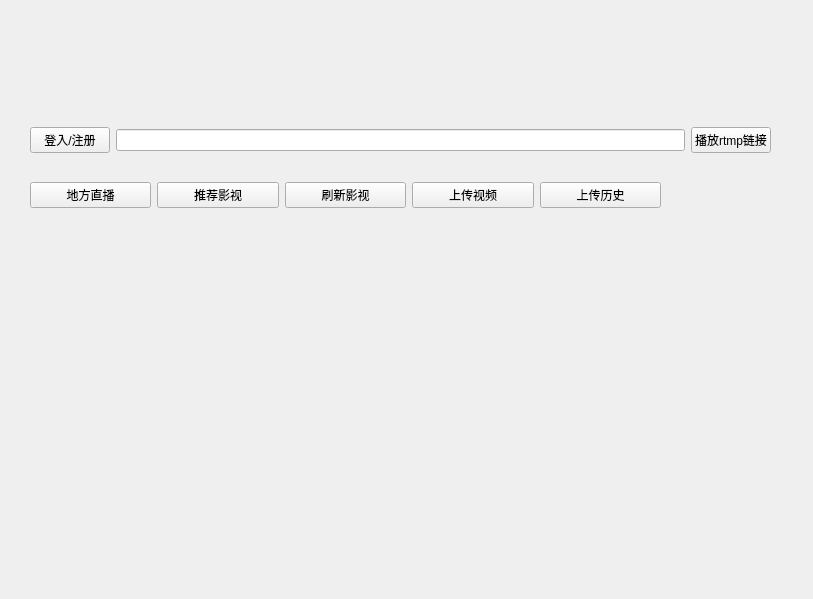
<?xml version="1.0" encoding="UTF-8"?>
<ui version="4.0">
 <class>onlinedialog</class>
 <widget class="QDialog" name="onlinedialog">
  <property name="geometry">
   <rect>
    <x>0</x>
    <y>0</y>
    <width>813</width>
    <height>599</height>
   </rect>
  </property>
  <property name="windowTitle">
   <string>Dialog</string>
  </property>
  <widget class="QPushButton" name="pb_icon">
   <property name="geometry">
    <rect>
     <x>30</x>
     <y>20</y>
     <width>111</width>
     <height>91</height>
    </rect>
   </property>
   <property name="text">
    <string/>
   </property>
   <property name="icon">
    <iconset resource="../ClassNeed/tb/tb/tb.qrc">
     <normaloff>:/fgroup.png</normaloff>:/fgroup.png</iconset>
   </property>
   <property name="iconSize">
    <size>
     <width>111</width>
     <height>91</height>
    </size>
   </property>
   <property name="flat">
    <bool>true</bool>
   </property>
  </widget>
  <widget class="QLabel" name="lb_name">
   <property name="geometry">
    <rect>
     <x>160</x>
     <y>70</y>
     <width>161</width>
     <height>41</height>
    </rect>
   </property>
   <property name="text">
    <string/>
   </property>
  </widget>
  <widget class="QStackedWidget" name="sw_page">
   <property name="geometry">
    <rect>
     <x>30</x>
     <y>230</y>
     <width>700</width>
     <height>300</height>
    </rect>
   </property>
   <property name="currentIndex">
    <number>0</number>
   </property>
   <widget class="QWidget" name="page">
    <widget class="QMyMovieLabel" name="pb_play1" native="true">
     <property name="geometry">
      <rect>
       <x>0</x>
       <y>0</y>
       <width>140</width>
       <height>100</height>
      </rect>
     </property>
    </widget>
    <widget class="QMyMovieLabel" name="pb_play2" native="true">
     <property name="geometry">
      <rect>
       <x>140</x>
       <y>0</y>
       <width>140</width>
       <height>100</height>
      </rect>
     </property>
    </widget>
    <widget class="QMyMovieLabel" name="pb_play4" native="true">
     <property name="geometry">
      <rect>
       <x>420</x>
       <y>0</y>
       <width>140</width>
       <height>100</height>
      </rect>
     </property>
    </widget>
    <widget class="QMyMovieLabel" name="pb_play5" native="true">
     <property name="geometry">
      <rect>
       <x>560</x>
       <y>0</y>
       <width>140</width>
       <height>100</height>
      </rect>
     </property>
    </widget>
    <widget class="QMyMovieLabel" name="pb_play3" native="true">
     <property name="geometry">
      <rect>
       <x>280</x>
       <y>0</y>
       <width>140</width>
       <height>100</height>
      </rect>
     </property>
    </widget>
    <widget class="QMyMovieLabel" name="widget_16" native="true">
     <property name="geometry">
      <rect>
       <x>560</x>
       <y>200</y>
       <width>140</width>
       <height>100</height>
      </rect>
     </property>
    </widget>
    <widget class="QMyMovieLabel" name="pb_play13" native="true">
     <property name="geometry">
      <rect>
       <x>280</x>
       <y>200</y>
       <width>140</width>
       <height>100</height>
      </rect>
     </property>
    </widget>
    <widget class="QMyMovieLabel" name="pb_play11" native="true">
     <property name="geometry">
      <rect>
       <x>0</x>
       <y>200</y>
       <width>140</width>
       <height>100</height>
      </rect>
     </property>
    </widget>
    <widget class="QMyMovieLabel" name="pb_play14" native="true">
     <property name="geometry">
      <rect>
       <x>420</x>
       <y>200</y>
       <width>140</width>
       <height>100</height>
      </rect>
     </property>
    </widget>
    <widget class="QMyMovieLabel" name="pb_play12" native="true">
     <property name="geometry">
      <rect>
       <x>140</x>
       <y>200</y>
       <width>140</width>
       <height>100</height>
      </rect>
     </property>
    </widget>
    <widget class="QMyMovieLabel" name="pb_play10" native="true">
     <property name="geometry">
      <rect>
       <x>560</x>
       <y>100</y>
       <width>140</width>
       <height>100</height>
      </rect>
     </property>
    </widget>
    <widget class="QMyMovieLabel" name="pb_play9" native="true">
     <property name="geometry">
      <rect>
       <x>420</x>
       <y>100</y>
       <width>140</width>
       <height>100</height>
      </rect>
     </property>
    </widget>
    <widget class="QMyMovieLabel" name="pb_play7" native="true">
     <property name="geometry">
      <rect>
       <x>140</x>
       <y>100</y>
       <width>140</width>
       <height>100</height>
      </rect>
     </property>
    </widget>
    <widget class="QMyMovieLabel" name="pb_play8" native="true">
     <property name="geometry">
      <rect>
       <x>280</x>
       <y>100</y>
       <width>140</width>
       <height>100</height>
      </rect>
     </property>
    </widget>
    <widget class="QMyMovieLabel" name="pb_play6" native="true">
     <property name="geometry">
      <rect>
       <x>0</x>
       <y>100</y>
       <width>140</width>
       <height>100</height>
      </rect>
     </property>
    </widget>
   </widget>
   <widget class="QWidget" name="page_2">
    <widget class="QPushButton" name="pb_tv1">
     <property name="geometry">
      <rect>
       <x>0</x>
       <y>0</y>
       <width>140</width>
       <height>100</height>
      </rect>
     </property>
     <property name="text">
      <string/>
     </property>
    </widget>
    <widget class="QPushButton" name="pb_tv2">
     <property name="geometry">
      <rect>
       <x>140</x>
       <y>0</y>
       <width>140</width>
       <height>100</height>
      </rect>
     </property>
     <property name="text">
      <string/>
     </property>
    </widget>
    <widget class="QPushButton" name="pb_tv3">
     <property name="geometry">
      <rect>
       <x>280</x>
       <y>0</y>
       <width>140</width>
       <height>100</height>
      </rect>
     </property>
     <property name="text">
      <string/>
     </property>
    </widget>
    <widget class="QPushButton" name="pb_tv4">
     <property name="geometry">
      <rect>
       <x>420</x>
       <y>0</y>
       <width>140</width>
       <height>100</height>
      </rect>
     </property>
     <property name="text">
      <string/>
     </property>
    </widget>
    <widget class="QPushButton" name="pb_tv5">
     <property name="geometry">
      <rect>
       <x>560</x>
       <y>0</y>
       <width>140</width>
       <height>100</height>
      </rect>
     </property>
     <property name="text">
      <string/>
     </property>
    </widget>
    <widget class="QPushButton" name="pb_tv7">
     <property name="geometry">
      <rect>
       <x>140</x>
       <y>100</y>
       <width>140</width>
       <height>100</height>
      </rect>
     </property>
     <property name="text">
      <string/>
     </property>
    </widget>
    <widget class="QPushButton" name="pb_tv8">
     <property name="geometry">
      <rect>
       <x>280</x>
       <y>100</y>
       <width>140</width>
       <height>100</height>
      </rect>
     </property>
     <property name="text">
      <string/>
     </property>
    </widget>
    <widget class="QPushButton" name="pb_tv10">
     <property name="geometry">
      <rect>
       <x>560</x>
       <y>100</y>
       <width>140</width>
       <height>100</height>
      </rect>
     </property>
     <property name="text">
      <string/>
     </property>
    </widget>
    <widget class="QPushButton" name="pb_tv6">
     <property name="geometry">
      <rect>
       <x>0</x>
       <y>100</y>
       <width>140</width>
       <height>100</height>
      </rect>
     </property>
     <property name="text">
      <string/>
     </property>
    </widget>
    <widget class="QPushButton" name="pb_tv9">
     <property name="geometry">
      <rect>
       <x>420</x>
       <y>100</y>
       <width>140</width>
       <height>100</height>
      </rect>
     </property>
     <property name="text">
      <string/>
     </property>
    </widget>
    <widget class="QPushButton" name="pb_tv12">
     <property name="geometry">
      <rect>
       <x>140</x>
       <y>200</y>
       <width>140</width>
       <height>100</height>
      </rect>
     </property>
     <property name="text">
      <string/>
     </property>
    </widget>
    <widget class="QPushButton" name="pb_tv13">
     <property name="geometry">
      <rect>
       <x>280</x>
       <y>200</y>
       <width>140</width>
       <height>100</height>
      </rect>
     </property>
     <property name="text">
      <string/>
     </property>
    </widget>
    <widget class="QPushButton" name="pb_tv15">
     <property name="geometry">
      <rect>
       <x>560</x>
       <y>200</y>
       <width>140</width>
       <height>100</height>
      </rect>
     </property>
     <property name="text">
      <string/>
     </property>
    </widget>
    <widget class="QPushButton" name="pb_tv11">
     <property name="geometry">
      <rect>
       <x>0</x>
       <y>200</y>
       <width>140</width>
       <height>100</height>
      </rect>
     </property>
     <property name="text">
      <string/>
     </property>
    </widget>
    <widget class="QPushButton" name="pb_tv14">
     <property name="geometry">
      <rect>
       <x>420</x>
       <y>200</y>
       <width>140</width>
       <height>100</height>
      </rect>
     </property>
     <property name="text">
      <string/>
     </property>
    </widget>
   </widget>
  </widget>
  <widget class="QWidget" name="layoutWidget">
   <property name="geometry">
    <rect>
     <x>30</x>
     <y>120</y>
     <width>741</width>
     <height>41</height>
    </rect>
   </property>
   <layout class="QHBoxLayout" name="horizontalLayout">
    <item>
     <widget class="QPushButton" name="pb_login">
      <property name="text">
       <string>登入/注册</string>
      </property>
     </widget>
    </item>
    <item>
     <widget class="QLineEdit" name="le_rtmpUrl"/>
    </item>
    <item>
     <widget class="QPushButton" name="pb_rtmpPlay">
      <property name="text">
       <string>播放rtmp链接</string>
      </property>
     </widget>
    </item>
   </layout>
  </widget>
  <widget class="QWidget" name="layoutWidget">
   <property name="geometry">
    <rect>
     <x>30</x>
     <y>180</y>
     <width>631</width>
     <height>31</height>
    </rect>
   </property>
   <layout class="QHBoxLayout" name="horizontalLayout_2">
    <item>
     <widget class="QPushButton" name="pb_tvShow">
      <property name="text">
       <string>地方直播</string>
      </property>
     </widget>
    </item>
    <item>
     <widget class="QPushButton" name="pb_RecommendVideo">
      <property name="text">
       <string>推荐影视</string>
      </property>
     </widget>
    </item>
    <item>
     <widget class="QPushButton" name="pb_fresh">
      <property name="text">
       <string>刷新影视</string>
      </property>
     </widget>
    </item>
    <item>
     <widget class="QPushButton" name="pb_upload">
      <property name="text">
       <string>上传视频</string>
      </property>
     </widget>
    </item>
    <item>
     <widget class="QPushButton" name="pb_uploadHistory">
      <property name="text">
       <string>上传历史</string>
      </property>
     </widget>
    </item>
   </layout>
  </widget>
 </widget>
 <customwidgets>
  <customwidget>
   <class>QMyMovieLabel</class>
   <extends>QWidget</extends>
   <header location="global">qmymovielabel.h</header>
   <container>1</container>
  </customwidget>
 </customwidgets>
 <resources>
  <include location="../ClassNeed/tb/tb/tb.qrc"/>
  <include location="../ClassNeed/tb/tb/tb.qrc"/>
  <include location="../ClassNeed/tb/tb/tb.qrc"/>
 </resources>
 <connections/>
</ui>
